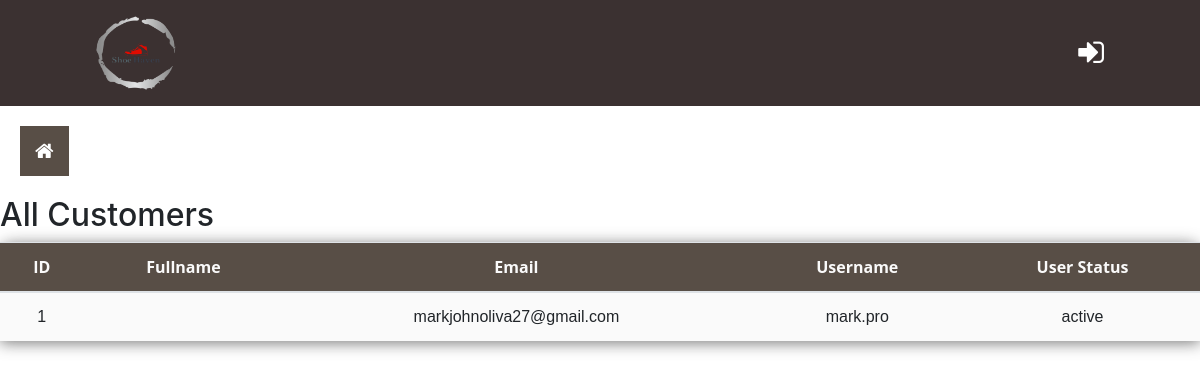
Page /PROJECT101/customers.php on the earlier database version.
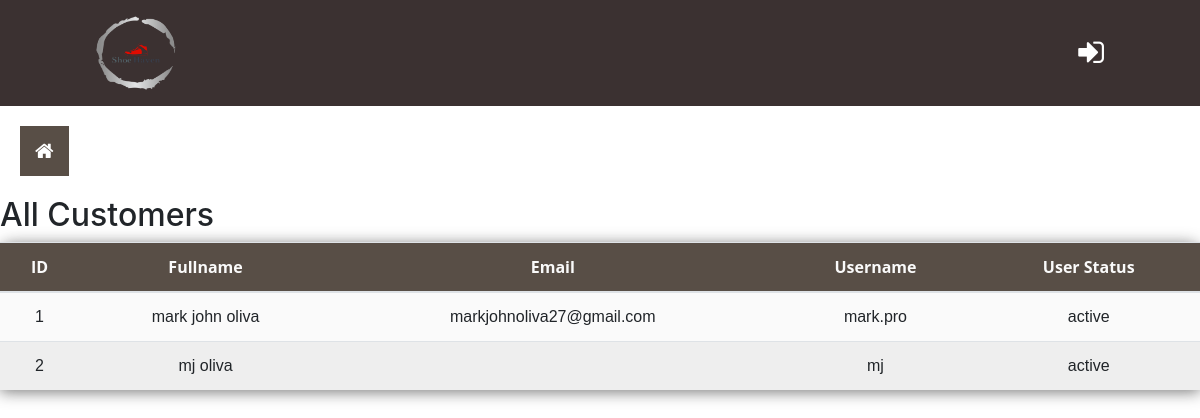
Same page on the later database version.
### tables this page shows
CREATE TABLE `users` (
  `user_id` int(255) NOT NULL,
  `fullname` varchar(250) NOT NULL,
  `age` int(100) NOT NULL,
  `gender` varchar(100) NOT NULL,
  `email` varchar(250) NOT NULL,
  `username` varchar(250) NOT NULL,
  `password` varchar(100) NOT NULL,
  `profile_image` varchar(100) NOT NULL,
  `date` timestamp NOT NULL DEFAULT current_timestamp() ON UPDATE current_timestamp(),
  `user_type` char(1) NOT NULL DEFAULT 'u' COMMENT 'u - user\r\na - admin',
  `status` varchar(100) NOT NULL DEFAULT 'active'
);

### PROJECT101/customers.php (the view, shortened to what this page needs)
<?php
include("connection.php");
?>
<!DOCTYPE html>
<html lang="en">
<head>
  <link rel="stylesheet" href="https://cdn.jsdelivr.net/npm/bootstrap@4.0.0/dist/css/bootstrap.min.css">
  <link rel="stylesheet" href="https://cdnjs.cloudflare.com/ajax/libs/font-awesome/4.7.0/css/font-awesome.min.css">
</head>
<body>
  <?php
  require_once('include/adminheader.php');
  require_once('include/sidebar.php');
  ?>
  <div>
    <h2>All Customers</h2>
    <table class="table">
      <thead>
        <tr>
          <th class="text-center">ID</th>
          <th class="text-center">Fullname</th>
          <th class="text-center">Email</th>
          <th class="text-center">Username</th>
          <th class="text-center">User Status</th>
        </tr>
      </thead>
      <tbody>
        <?php
        $sql = "SELECT * FROM users WHERE user_type = 'u'";
        $result = $con->query($sql);
        $count = 1;
        if ($result->num_rows > 0) {
          while ($row = $result->fetch_assoc()) {
        ?>
            <tr>
              <td><?php echo $count; ?></td>
              <td><?php echo $row["fullname"]; ?></td>
              <td><?php echo $row["email"]; ?></td>
              <td><?php echo $row["username"]; ?></td>
              <td><?php echo $row["status"]; ?></td>
            </tr>
        <?php
            $count++;
          }
        }
        ?>
      </tbody>
    </table>
  </div>
</body>
</html>

### PROJECT101/include/adminheader.php (shortened to what this page needs)
 <nav  class="navbar navbar-expand-lg navbar-light px-5" style="background-color: #3B3131;">
    <a class="navbar-brand ml-5" href="admin.php">
        <img src="./images/shoe-haven-high-resolution-logo-transparent.png" width="80" height="80" alt="Swiss Collection">
    </a>
    <div class="user-cart">
        <?php
        if(isset($_SESSION['user_id'])){
          ?>
          <a href="" style="text-decoration:none;">
            <i class="fa fa-user mr-5" style="font-size:30px; color:#fff;" aria-hidden="true"></i>
         </a>
          <?php
        } else {
            ?>
            <a href="" style="text-decoration:none;">
                    <i class="fa fa-sign-in mr-5" style="font-size:30px; color:#fff;" aria-hidden="true"></i>
            </a>
            <?php
        } ?>
    </div>
</nav>

### PROJECT101/include/sidebar.php (shortened to what this page needs)
<div id="main">
    <button class="openbtn" onclick="openNav()"><i class="fa fa-home"></i></button>
</div>

### PROJECT101/customers.php (style rules this page uses)
table { width: 100%; border-collapse: collapse; border-spacing: 0; box-shadow: 0 2px 15px rgba(64, 64, 64, .7); border-radius: 12px 12px 0 0; margin-bottom: 50px; }
td, th { padding: 10px 16px; text-align: center; }
th { background-color: #584e46; color: #fafafa; font-family: 'Open Sans', Sans-serif; font-weight: bold; }
tr { width: 100%; background-color: #fafafa; font-family: 'Montserrat', sans-serif; }
tr:nth-child(even) { background-color: #eeeeee; }

### PROJECT101/include/adminheader.php (style rules this page uses)
img { border-radius: 50%; }

### PROJECT101/include/sidebar.php (style rules this page uses)
.openbtn { font-size: 20px; cursor: pointer; padding: 10px 15px; border: none; color: #fff; background-color: #584e46; }
#main { transition: margin-left .5s; padding: 20px; }

Differences in the rows shown:
removed users: email "markjohnoliva27@gmail.com", username "mark.pro", status "active"
added users: fullname "mark john oliva", email "markjohnoliva27@gmail.com", username "mark.pro", status "active"
added users: fullname "mj oliva", username "mj", status "active"
